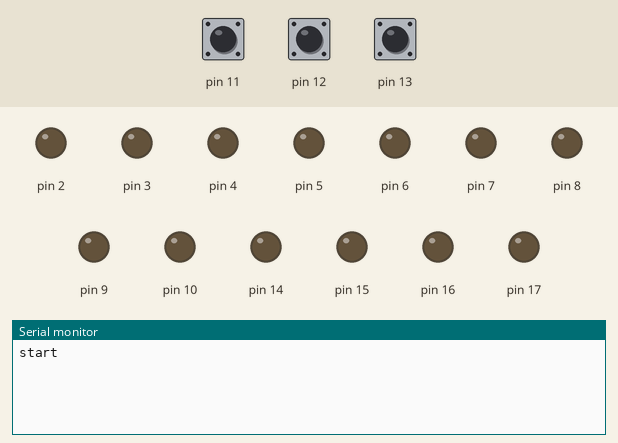
This sketch was run on a simulated Arduino Uno, built with avr-gcc and run on an emulated ATmega328P. Parts: output pins drawn as LEDs (lit = HIGH), the last lines printed to the serial monitor. The inputs (shaded band) are chosen by the test bench; at power-on: pin 11 HIGH, pin 12 HIGH, pin 13 HIGH.

Above: at 1.2 s.
1.3 s: pin 11 pulled LOW for 0.15 s
At 2.3 s:
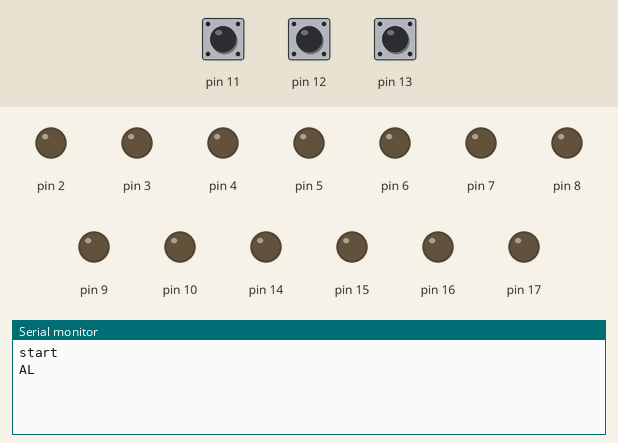
3.0 s: pin 12 pulled LOW for 0.15 s
At 3.6 s:
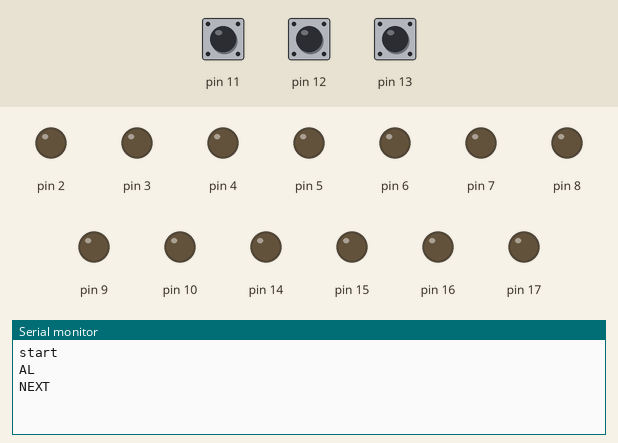
4.7 s: pin 13 pulled LOW for 0.15 s
At 6.1 s:
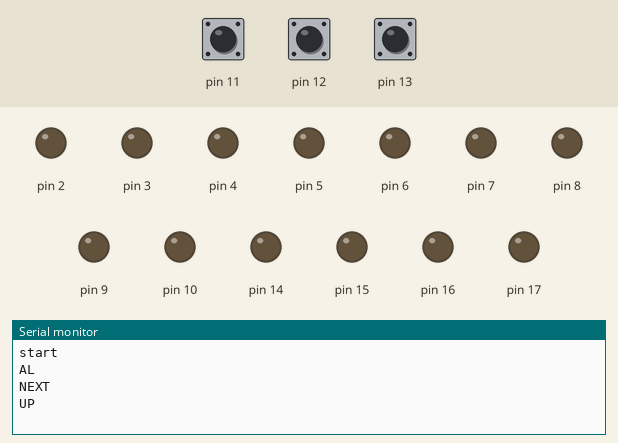

The sketch:

0616_Button_Test.ino
```cpp
int fnd_a = 1;
int fnd_b = 2;
int fnd_c = 3;
int fnd_d = 4;
int fnd_e = 5;
int fnd_f = 6;
int fnd_g = 7;

char fnd_data[10] =
{0xC0, 0xF9, 0xA4, 0xB0, 0x99, 0x92,
  0x82, 0xF8, 0x80, 0x90};

int state = 0;
// 0 : normal
// 1 : AL

char min1Clk = 0;
int min1Num = 0;
char min1Trigger = 0;

char min10Clk = 0;
int min10Num = 0;
char min10Trigger = 0;

char hour1Clk = 0;
int hour1Num = 2;
char hour1Trigger = 0;

char hour10Clk = 0;
int hour10Num = 1;
char hour10Trigger = 0;

int al_hour10 = 0;
int al_hour1 = 0;
int al_min10 = 0;
int al_min1 = 0;

void setup() {
  Serial.begin(9600);
  Serial.println("start");
  // put your setup code here, to run once:

  DDRD = 0xFF;
  DDRC = 0x0F;

  // 0000 0111
  DDRB = 0x07;
  // PB 0 ~ 3 INPUT 버튼용
  // 0011 1000
  PORTB = 0x38;
  // 내부풀업

  SREG |= 0x80;
  // Interrupt Enable
  TCCR2A = 0x42;
  // 4 : Set 될 시 CTC ON
  // 2 : CTC모드
  TCCR2B = 0x86;
  // CTC 모드 설정
  // 분주율 64
  TIMSK2 = 0x02;
  // OCIE2A EnAble
  OCR2A = 249;
  // 상한 값 출력

  //EEPROM_ALCall();
}

unsigned long comMilli = 0;
// FND 출력용
unsigned long term = 0;
// 초단위 시간 증가
unsigned long mil = 0;
// 실제 millis

unsigned long pastAL = 0;
unsigned long pastNEXT = 0;
unsigned long pastUP = 0;

int buttonState = 0;

int SelectNum = 0;

void loop() {
  // put your main code here, to run repeatedly:
  //Serial.println(PINB & 0x01);
  if( (PINB & 0x08) == 0){
    if(pastAL == 0){
      pastAL = mil;
    }
  }
  else{
    if(pastAL != 0){
      if(mil - pastAL > 50){
        pastAL = 0;
        Serial.println("AL");
      }
    }
  }

  if( (PINB & 0x10) == 0){
    if(pastNEXT == 0){
      pastNEXT = mil;
    }
  }
  else{
    if(pastNEXT != 0){
      if(mil - pastNEXT > 50){
        pastNEXT = 0;
        Serial.println("NEXT");
      }
    }
  }

  if( (PINB & 0x20) == 0){
    if(pastUP == 0){
      pastUP = mil;
    }
  }
  else{
    if(pastUP != 0){
      if(mil - pastUP > 50){
        pastUP = 0;
        Serial.println("UP");
      }
    }
  }
}


// 4ms 단위로 진행
ISR(TIMER2_COMPA_vect){
  //Serial.println("Tik");
  mil++;
}

unsigned long MyMillis(){
  return mil;
}
```

Measured:
- after the input at 1.3 s, the serial monitor: prints a new line after 0.20 s (image 1)
- after the input at 3.0 s, the serial monitor: prints a new line after 0.20 s (image 2)
- after the input at 4.7 s, the serial monitor: prints a new line after 0.20 s (image 3)
